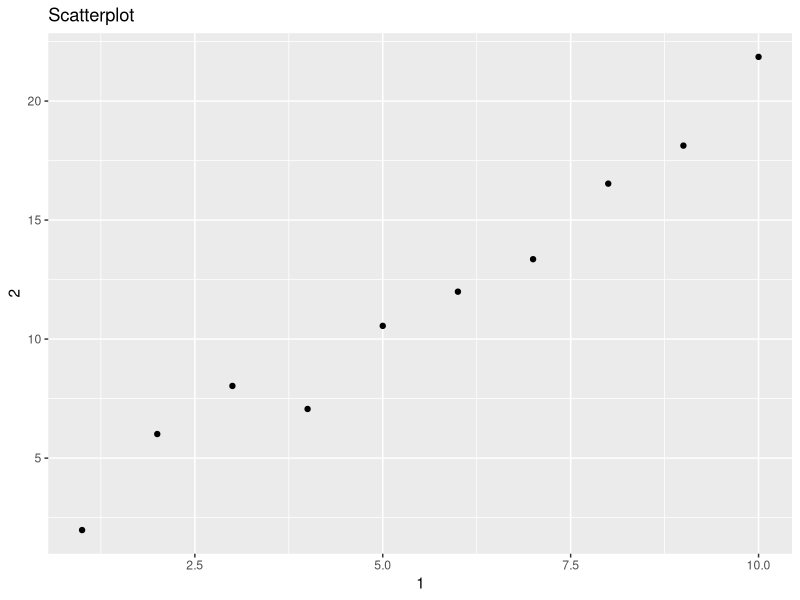

The R script that drew this image:
library(tidyverse)
students <- read_csv('./data/students.csv', na = c("N/A", ""))
view(students)

annoying <- tibble(
  `1` = 1:10,
  `2` = `1` * 2 + rnorm(length(`1`))
)
view(annoying)
annoying$`1`
annoying$`2`

annoying |> 
  ggplot(aes(x = `1`, y = `2`)) +
  geom_point() +
  labs(x = '1', y = '2', title = "Scatterplot")

annoying <- annoying |> 
  mutate(
    `3` = `2` / `1`
  )

annoying |> 
  rename(
    one = `1`,
    two = `2`,
    three = `3`
  )
